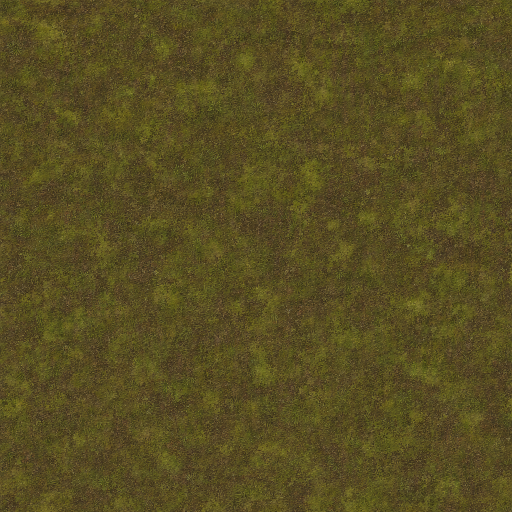
#> input picture .codex-temp/terrain_material_gpt2_20260801/organic.png, 1024 x 1024 px (shown at 1/2 size)
$ python pack_tiles.py --input ../../.codex-temp/terrain_material_gpt2_20260801 --output out --size 100
#> lines starting #> are read from the running program, lines starting #| are printed output that depends on the picture
#!/usr/bin/env python3
"""Pack four tileable terrain material sources into RGBA8 maps.

The source directory must contain one RGB/RGBA image per material family:
``organic.png``, ``dry_sand.png``, ``rock.png`` and ``snow_wet.png``.
The generated PNG stores albedo variation in R, tangent-space normal XY in
G/B, and roughness in A.  Files are staged in a temporary directory and are
published only after optional periodic-edge validation succeeds.
"""

from __future__ import annotations

import argparse
import os
import shutil
import sys
import tempfile
from pathlib import Path

import numpy as np
from PIL import Image


MATERIAL_NAMES = ("organic", "dry_sand", "rock", "snow_wet")
MAX_EDGE_ERROR = 2
MAX_GRADIENT_ERROR = 4


def _parse_args() -> argparse.Namespace:
    parser = argparse.ArgumentParser(description=__doc__)
    parser.add_argument("--input", required=True, type=Path,
                        help="directory containing the four source images")
    parser.add_argument("--output", required=True, type=Path,
                        help="directory receiving the final PNG files")
    parser.add_argument("--size", required=True, type=int,
                        help="square output size, normally 1024 or 512")
    parser.add_argument("--verify", action="store_true",
                        help="fail when periodic edge or format checks do not pass")
    return parser.parse_args()


def _source_path(input_dir: Path, name: str) -> Path | None:
#> called with name = 'organic'
    for suffix in (".png", ".jpg", ".jpeg", ".webp"):
        for stem in (name, name + "_source", name + "_albedo"):
            candidate = input_dir / (stem + suffix)
            if candidate.is_file():
                return candidate
    return None


def _load_rgb(path: Path, size: int) -> np.ndarray:
#> called with size = 100
    with Image.open(path) as image:
#> image is the input picture: PIL image 1024x1024 RGB; mean R, G, B 87.9, 77.8, 33.9
        image = image.convert("RGB")
        if image.size != (size, size):
            image = image.resize((size, size), Image.Resampling.LANCZOS)
#> image: PIL image 100x100 RGB
        return np.asarray(image, dtype=np.float32) / 255.0


def _periodicize_axis(data: np.ndarray, axis: int) -> np.ndarray:
    """Match the border texels and first derivative across one axis."""
    out = data.copy()
    if axis == 1:
        edge_a = out[:, 0, :].copy()
        edge_b = out[:, -1, :].copy()
        edge = (edge_a + edge_b) * 0.5
        gradient = ((out[:, 1, :] - edge) + (edge - out[:, -2, :])) * 0.5
        out[:, 0, :] = edge
        out[:, -1, :] = edge
        out[:, 1, :] = edge + gradient
        out[:, -2, :] = edge - gradient
    else:
        edge_a = out[0, :, :].copy()
        edge_b = out[-1, :, :].copy()
        edge = (edge_a + edge_b) * 0.5
        gradient = ((out[1, :, :] - edge) + (edge - out[-2, :, :])) * 0.5
        out[0, :, :] = edge
        out[-1, :, :] = edge
        out[1, :, :] = edge + gradient
        out[-2, :, :] = edge - gradient
    return out


def _periodicize(data: np.ndarray) -> np.ndarray:
    # Repeating both axes twice keeps corner edits and the two one-texel
    # gradients consistent after the orthogonal axis is corrected.
    out = data
    for _ in range(2):
        out = _periodicize_axis(out, 1)
        out = _periodicize_axis(out, 0)
    return out


def _pack_source(source: np.ndarray) -> np.ndarray:
    source = _periodicize(source)
    # Luminance is the neutral scalar supplied to the shader's albedo
    # modulation. Keeping the source colour out of G/B makes the packed
    # contract independent of the author's palette.
    height = np.clip(
        source[..., 0] * 0.2126
        + source[..., 1] * 0.7152
        + source[..., 2] * 0.0722,
        0.0,
        1.0,
    )
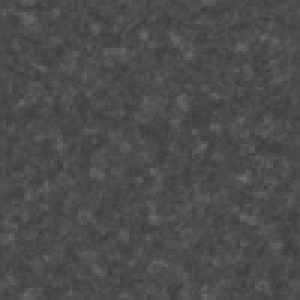
#> height: shape (100, 100) float32 (shown 3 times larger); min 0.24, max 0.433, mean 0.301
    dx = (np.roll(height, -1, axis=1) - np.roll(height, 1, axis=1)) * 0.5
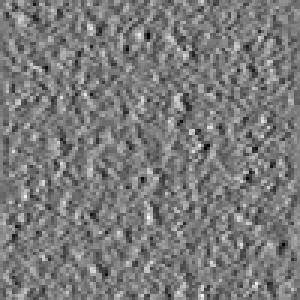
#> dx: shape (100, 100) float32 (shown 3 times larger); min -0.0621, max 0.0672, mean -7.45e-13; drawn with min black and max white
    dy = (np.roll(height, -1, axis=0) - np.roll(height, 1, axis=0)) * 0.5
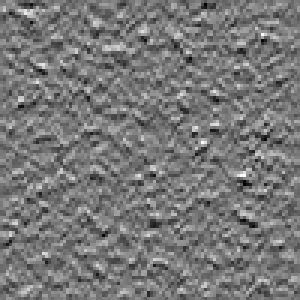
#> dy: shape (100, 100) float32 (shown 3 times larger); min -0.061, max 0.0685, mean -1.19e-11; drawn with min black and max white
    normal_scale = 2.25
    nx = np.clip(-dx * normal_scale, -0.95, 0.95)
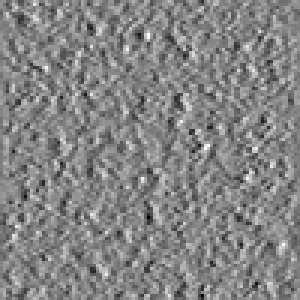
#> nx: shape (100, 100) float32 (shown 3 times larger); min -0.151, max 0.14, mean -3.58e-11; drawn with min black and max white
    ny = np.clip(-dy * normal_scale, -0.95, 0.95)
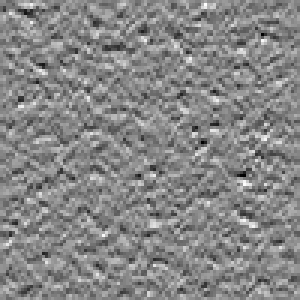
#> ny: shape (100, 100) float32 (shown 3 times larger); min -0.154, max 0.137, mean 5.96e-11; drawn with min black and max white
    # A neutral, non-metallic terrain surface is generally rough.  The
    # luminance term gives snow/ice a slightly smoother response without
    # adding directional information to the asset.
    roughness = np.clip(0.82 - height * 0.30, 0.18, 0.92)
    packed = np.empty((*height.shape, 4), dtype=np.uint8)
    packed[..., 0] = np.rint(height * 255.0).astype(np.uint8)
    packed[..., 1] = np.rint((nx * 0.5 + 0.5) * 255.0).astype(np.uint8)
    packed[..., 2] = np.rint((ny * 0.5 + 0.5) * 255.0).astype(np.uint8)
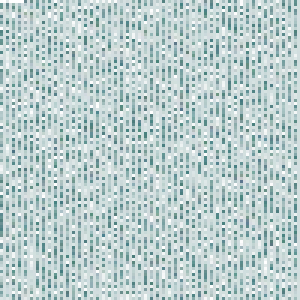
#> packed: shape (100, 100, 4) (shown 3 times larger); mean of channels 0, 1, 2, 3 76.8, 127.5, 127.5, 94.9; transparent parts drawn white
    packed[..., 3] = np.rint(roughness * 255.0).astype(np.uint8)
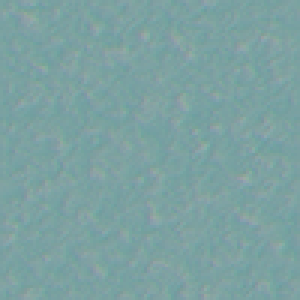
#> packed: shape (100, 100, 4) (shown 3 times larger); mean of channels 0, 1, 2, 3 76.8, 127.5, 127.5, 186.1; transparent parts drawn white
    return packed


def _edge_metrics(data: np.ndarray) -> tuple[int, int]:
    horizontal = np.abs(data[:, 0, :].astype(np.int16)
                        - data[:, -1, :].astype(np.int16))
    vertical = np.abs(data[0, :, :].astype(np.int16)
                      - data[-1, :, :].astype(np.int16))
    edge_error = int(max(horizontal.max(initial=0), vertical.max(initial=0)))

    horizontal_gradient = np.abs(
        (data[:, 1, :].astype(np.int16) - data[:, 0, :].astype(np.int16))
        - (data[:, -1, :].astype(np.int16) - data[:, -2, :].astype(np.int16))
    )
    vertical_gradient = np.abs(
        (data[1, :, :].astype(np.int16) - data[0, :, :].astype(np.int16))
        - (data[-1, :, :].astype(np.int16) - data[-2, :, :].astype(np.int16))
    )
    gradient_error = int(max(
        horizontal_gradient.max(initial=0), vertical_gradient.max(initial=0)
    ))
    return edge_error, gradient_error


def _validate(data: np.ndarray, size: int, label: str) -> list[str]:
    failures: list[str] = []
    if data.shape != (size, size, 4):
        failures.append(f"{label}: expected {size}x{size} RGBA, got {data.shape}")
        return failures
    edge_error, gradient_error = _edge_metrics(data)
    if edge_error > MAX_EDGE_ERROR:
        failures.append(f"{label}: edge error {edge_error} > {MAX_EDGE_ERROR}")
    if gradient_error > MAX_GRADIENT_ERROR:
        failures.append(
            f"{label}: gradient error {gradient_error} > {MAX_GRADIENT_ERROR}"
        )
    return failures


def main() -> int:
    args = _parse_args()
    if args.size < 16 or args.size > 4096:
        print("--size must be between 16 and 4096", file=sys.stderr)
        return 2
    if not args.input.is_dir():
        print(f"input directory does not exist: {args.input}", file=sys.stderr)
        return 2

    args.output.parent.mkdir(parents=True, exist_ok=True)
    temp_dir = Path(tempfile.mkdtemp(prefix="terrain_materials.",
                                      dir=str(args.output.parent)))
    staged: list[tuple[Path, Path]] = []
    failures: list[str] = []
    try:
        for name in MATERIAL_NAMES:
            source_path = _source_path(args.input, name)
            if source_path is None:
                failures.append(f"{name}: missing source image")
                continue
            try:
                packed = _pack_source(_load_rgb(source_path, args.size))
            except Exception as exc:  # pragma: no cover - diagnostic path
                failures.append(f"{name}: {exc}")
                continue
            image = Image.fromarray(packed, mode="RGBA")
            staged_path = temp_dir / f"{name}.png"
            image.save(staged_path, format="PNG", optimize=True)
            staged.append((staged_path, args.output / f"{name}.png"))
            if args.verify:
                failures.extend(_validate(packed, args.size, name))
#> pass 2 of the loop in main, `for name in MATERIAL_NAMES:`:
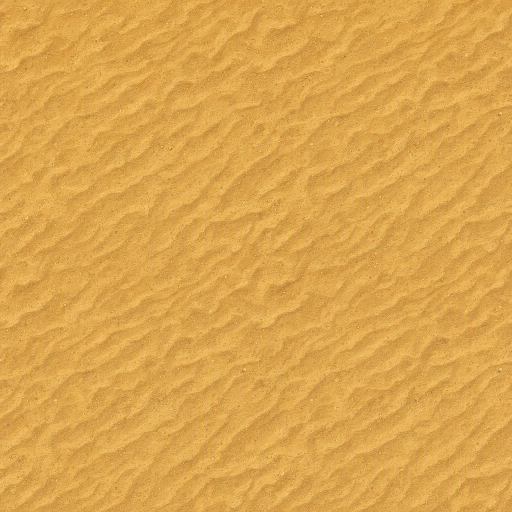
#> input picture .codex-temp/terrain_material_gpt2_20260801/dry_sand.png, 1024 x 1024 px (shown at 1/2 size)
#> in _load_rgb, image is the input picture: PIL image 1024x1024 RGB; mean R, G, B 220, 165.2, 78.5
#> image: PIL image 100x100 RGB
#> in _pack_source (call 2), `roughness = np.clip(0.82 - height * 0.30, 0.18, 0.92)`:
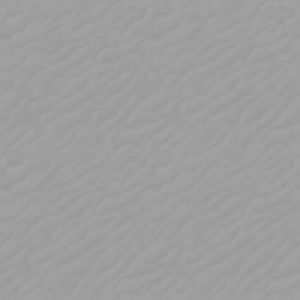
#> roughness: shape (100, 100) float32 (shown 3 times larger); min 0.592, max 0.648, mean 0.619
#> in _pack_source (call 2), `packed[..., 3] = np.rint(roughness * 255.0).astype(np.uint8)`:
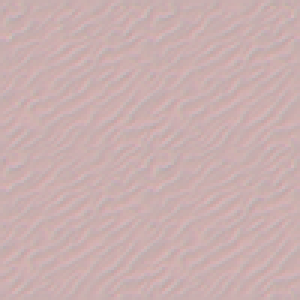
#> packed: shape (100, 100, 4) (shown 3 times larger); mean of channels 0, 1, 2, 3 170.5, 127.5, 127.5, 157.9; transparent parts drawn white
#> pass 3 of the loop in main, `for name in MATERIAL_NAMES:`:
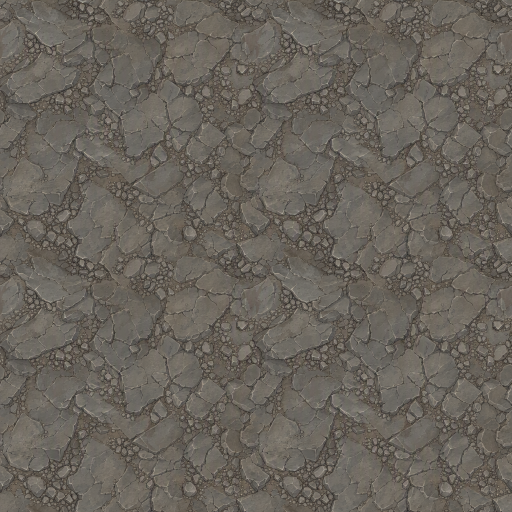
#> input picture .codex-temp/terrain_material_gpt2_20260801/rock.png, 1024 x 1024 px (shown at 1/2 size)
#> in _load_rgb, image is the input picture: PIL image 1024x1024 RGB; mean R, G, B 104.7, 99.3, 91.4
#> image: PIL image 100x100 RGB
#> in _pack_source (call 3), `roughness = np.clip(0.82 - height * 0.30, 0.18, 0.92)`:
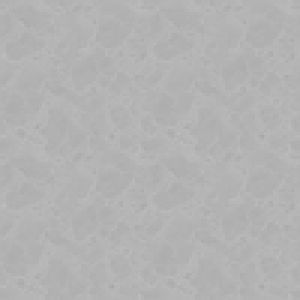
#> roughness: shape (100, 100) float32 (shown 3 times larger); min 0.663, max 0.742, mean 0.703
#> in _pack_source (call 3), `packed[..., 1] = np.rint((nx * 0.5 + 0.5) * 255.0).astype(np.uint8)`:
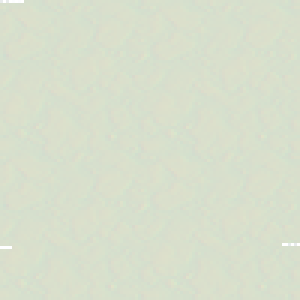
#> packed: shape (100, 100, 4) (shown 3 times larger); mean of channels 0, 1, 2, 3 99.8, 127.5, 51.4, 62.9; transparent parts drawn white
#> the loop made 4 passes; the first 3 are shown

        if failures:
            for failure in failures:
                print(f"[FAIL] {failure}", file=sys.stderr)
            return 2

        args.output.mkdir(parents=True, exist_ok=True)
        for staged_path, final_path in staged:
            os.replace(staged_path, final_path)
        print(f"packed {len(staged)} tileable terrain materials at {args.size}x{args.size}")
        return 0
    finally:
        shutil.rmtree(temp_dir, ignore_errors=True)


if __name__ == "__main__":
    raise SystemExit(main())
#> (the program exits here)
